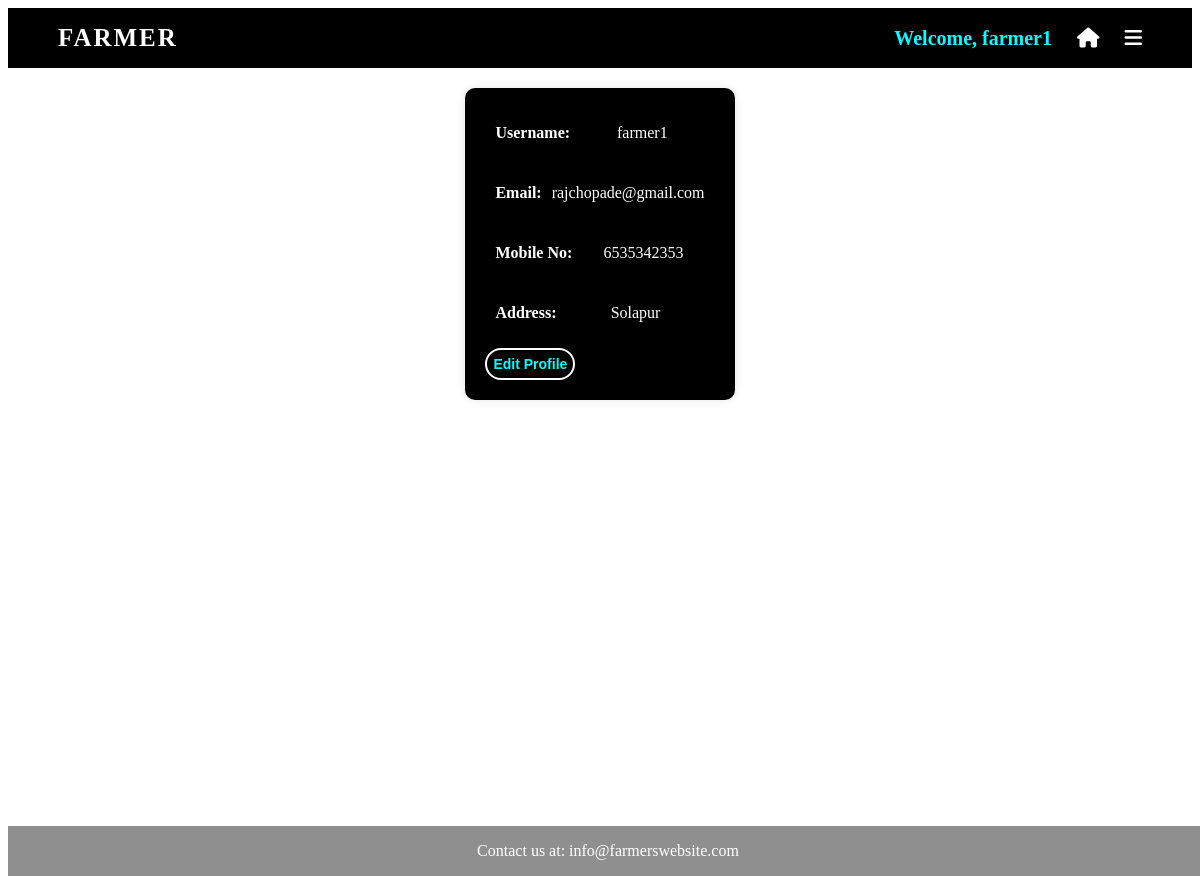
The page /farmer/fprofile.php (signed in) on the database its author committed.
### tables this page shows
CREATE TABLE `farmer` (
  `farmer_id` int(11) NOT NULL,
  `username` varchar(50) NOT NULL,
  `email` varchar(100) NOT NULL,
  `password` varchar(255) NOT NULL,
  `mobileno` varchar(10) NOT NULL,
  `address` varchar(255) NOT NULL
);

### farmer/fprofile.php (the view, shortened to what this page needs)
<?php
include 'config.php';
$username = $_SESSION['username'];
$sql = "SELECT * FROM farmer WHERE username='$username'";
$result = mysqli_query($conn, $sql);
if ($result->num_rows > 0) {
    $row = mysqli_fetch_assoc($result);
    $username = $row['username'];
    $email = $row['email'];
    $mobileno = $row['mobileno'];
    $address = $row['address'];
} else {
    echo "User data not found!";
    exit();
}
?>
<!DOCTYPE html>
<html lang="en">
<head>
    <link rel='stylesheet' href='https://cdnjs.cloudflare.com/ajax/libs/font-awesome/5.7.2/css/all.min.css'>
    <link rel="stylesheet" href="styles.css" />
    <link rel="stylesheet" href="fprofile.css" />
</head>
<body>
    <div class="wrapper">
        <div class="navbar">
            <div class="logo">
                <a href="#">Farmer</a>
            </div>
            <div class="nav_right">
                <ul>
                    <li class="nr_li">
                        <span>Welcome,
                            <?php echo $username; ?>
                        </span>
                    </li>
                    <li class="nr_li">
                        <a href="farmer.php">
                            <i class="fas fa-sharp fa-light fa-home"></i>
                        </a>
                    </li>
                    <li class="nr_li dd_main">
                        <i class="fas fa-sharp fa-regular fa-bars"></i>
                    </li>
                </ul>
            </div>
        </div>
    </div>
    <div class="profile-container">
    <div class="profile-card">
        <div class="info-container">
            <p><strong>Username:</strong><p><?php echo $username; ?></p></p>
        </div>
        <div class="info-container">
            <p><strong>Email:</strong><p><?php echo $email; ?></p></p>
        </div>
        <div class="info-container">
            <p><strong>Mobile No:</strong><p><?php echo $mobileno; ?></p></p>
        </div>
        <div class="info-container">
            <p><strong>Address:</strong><p><?php echo $address; ?></p></p>
        </div>
        <button class="Ebutton" onclick="showEditForm()">Edit Profile</button>
    </div>
    </div>
    <div>
    <div class="footer">
      <p>Contact us at: info@farmerswebsite.com</p>
    </div>
</body>
</html>

### farmer/styles.css (style rules this page uses)
* { padding: 0; box-sizing: border-box; list-style: none; }
.navbar { background: #000000; width: 100%; height: 60px; display: flex; justify-content: space-between; align-items: center; padding: 0 50px; }
.navbar .logo a { display: block; text-decoration: none; color: #fff; font-weight: 700; letter-spacing: 2px; font-size: 25px; text-transform: uppercase; }
.navbar .nav_right > ul { display: flex; align-items: center; }
.navbar .nav_right ul li.nr_li { margin-left: 25px; cursor: pointer; color: #fff; font-size: 20px; position: relative; transition: color 0.5s ease; }
.nr_li span { color:white; }
.footer { text-align: center; background-color: #00000070 ; color: white; position: fixed; bottom: 0; width: 100%; }

### farmer/fprofile.css (style rules this page uses)
.profile-container { text-align: center; display: flex; flex-direction: column; align-items: center; height: 100vh; }
.profile-card { color: white; background-color: black; max-width: 400px; text-align: left; margin: 20px auto; padding: 20px; border-radius: 10px; box-shadow: 0 0 10px rgba(0, 0, 0, 0.1); }
.info-container { display: flex; align-items: center; margin-bottom: 10px; justify-content: space-between; }
.info-container p { margin-left: 10px; }
.profile-card .Ebutton { font-size: 14px; padding: 6px; border-radius: 20px; color: aqua; background-color: black; border: solid white 2px; transition: color 0.5s ease; font-weight: bold; }

### farmer/fprofile.php (style rules this page uses)
.nr_li a { color: inherit; text-decoration: none; }
.nr_li span { font-weight: bold; color: aqua; }

### rows shown on the page
farmer: username "farmer1", email "rajchopade@gmail.com", mobileno "6535342353", address "Solapur"
